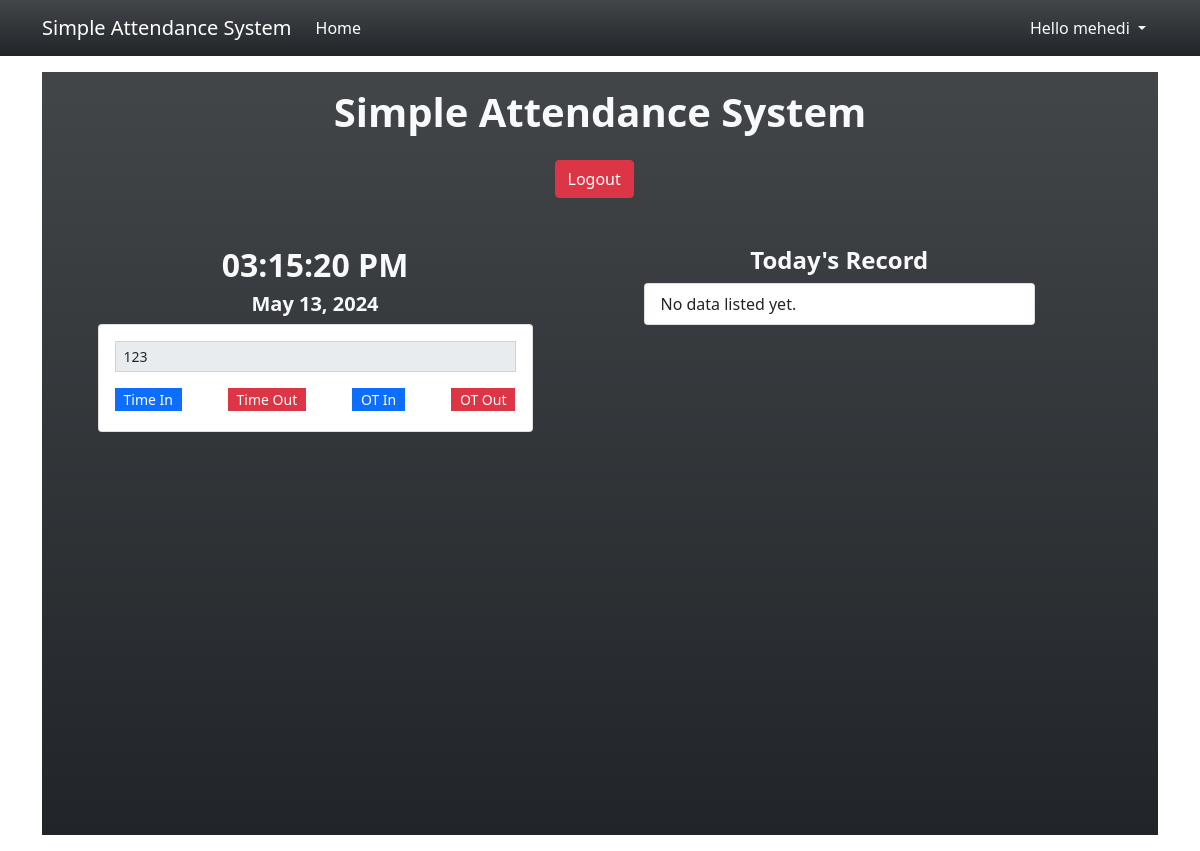
The app's page / (signed in), older data.
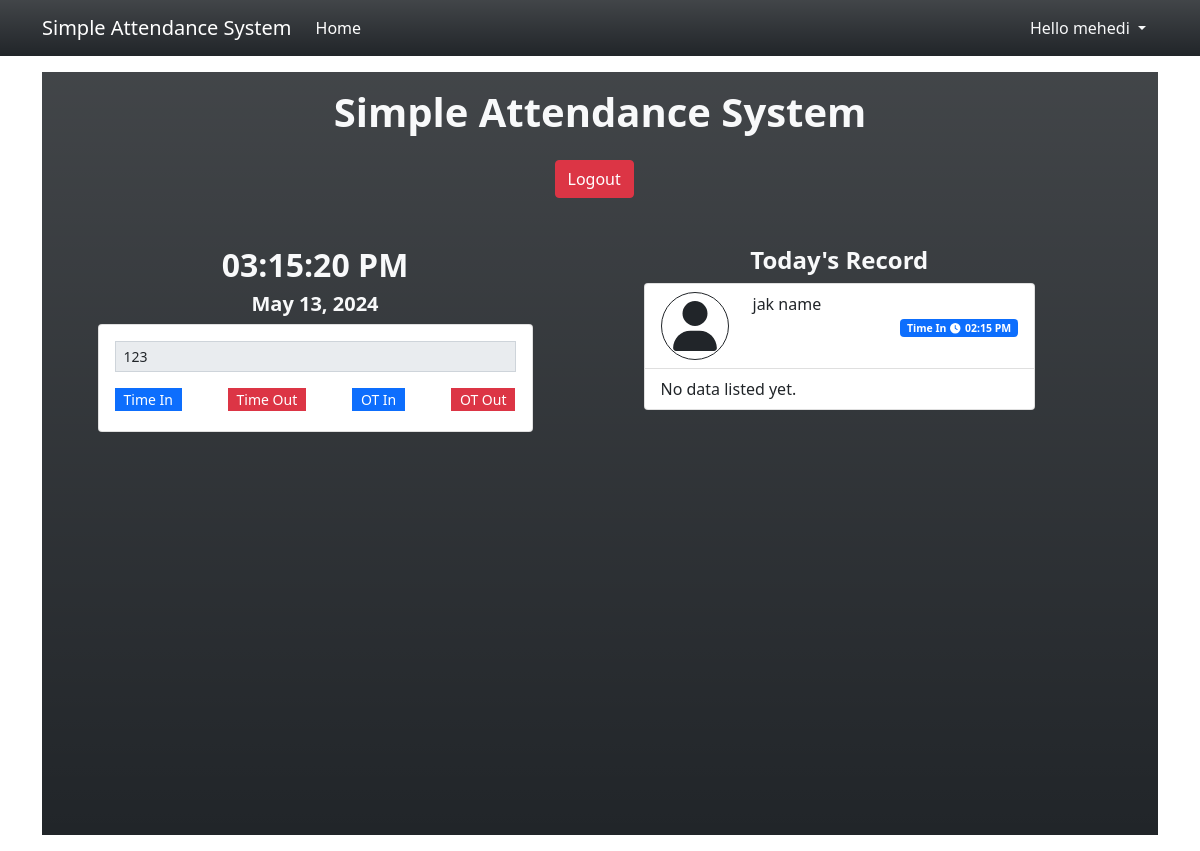
The same page, newer data.
### tables this page shows
CREATE TABLE employee_list (
            `employee_id` INTEGER NOT NULL PRIMARY KEY AUTOINCREMENT,
            `employee_code` TEXT NOT NULL,
            `firstname` TEXT NOT NULL,
            `middlename` TEXT NULL,
            `lastname` TEXT NOT NULL,
            `gender` TEXT NOT NULL,
            `department_id` INTEGER NULL,
            `designation_id` INTEGER NULL,
            `contact` TEXT NOT NULL,
            `email` TEXT NOT NULL,
            `status` INTEGER NOT NULL DEFAULT 1,
            `date_created` TIMESTAMP DEFAULT CURRENT_TIMESTAMP,
            `date_updated` TIMESTAMP NULL, password varchar(255) NULL,
            FOREIGN KEY(`department_id`) REFERENCES `department_list`(`department_id`) ON DELETE SET NULL,
            FOREIGN KEY(`designation_id`) REFERENCES `designation_list`(`designation_id`) ON DELETE SET NULL
        );

CREATE TABLE att_type_list (
            `att_type_id` INTEGER NOT NULL PRIMARY KEY AUTOINCREMENT,
            `name` TEXT NOT NULL,
            `status` INTEGER NOT NULL DEFAULT 1,
            `date_created` TIMESTAMP DEFAULT CURRENT_TIMESTAMP
        );

CREATE TABLE attendance_list (
            `attendance_id` INTEGER NOT NULL PRIMARY KEY AUTOINCREMENT,
            `employee_id` TEXT NOT NULL,
            `att_type_id` TEXT NOT NULL,
            `date_created` TIMESTAMP DEFAULT CURRENT_TIMESTAMP,
            `date_updated` TIMESTAMP NULL,
            FOREIGN KEY(`employee_id`) REFERENCES `employee_list`(`employee_id`) ON DELETE CASCADE,
            FOREIGN KEY(`att_type_id`) REFERENCES `att_type_list`(`att_type_id`) ON DELETE CASCADE
        );

### home.php (the view, shortened to what the changed rows need)
<?php if($_SESSION['type'] == 3): ?>
    <section class="bg-dark bg-gradient text-light">
        <div class="container py-3 d-flex flex-column">
            <div class="w-100 h-25 d-flex  align-items-center">
                <h2 class="text-center w-100 fs-1"><b>Simple Attendance System</b></h2>
            </div>
            <div class="w-100 row flex-grow-1 mt-5">
                <div class="col-md-6 d-flex flex-column align-items-center h-100">
                    <div class="w-100 h-25 d-flex align-items-center">
                        <div class="w-100">
                            <h2 class="text-center"><b><span id="time_display"><?php echo date("h:i A") ?></span></b></h2>
                        </div>
                    </div>
                    <div class="w-100 h-75 d-flex align-items-center">
                        <div class="w-100">
                            <div class="card text-dark col-sm-10 offset-sm-1 align-middle h-auto">
                                <div class="card-body">
                                    <div class="form-group">
                                        <?php
                                            $user = $conn->query("SELECT * FROM employee_list where employee_id = $_SESSION[user_id]");
                                            while($data = $user->fetchArray()){?>
                                            <input type="text" autofocus class="form-control form-control-sm rounded-0" disabled value="<?php echo $data['employee_code']?>" id="employee_code">
                                        <?php }?>
                                    </div>
                                    <div class="form-group d-flex justify-content-between mt-3 mb-1">
                                        <?php
                                        $qry = $conn->query("SELECT * FROM `att_type_list` order by att_type_id asc");
                                        while($row= $qry->fetchArray()):
                                            $bg = 'primary';
                                            if(in_array($row['att_type_id'],array(2,4)))
                                            $bg = 'danger';
                                        ?>
                                        <button class="att_btn btn btn-sm btn-<?php echo $bg ?> rounded-0 py-0" type="button" data-id="<?php echo $row['att_type_id'] ?>"><?php echo $row['name'] ?></button>
                                        <?php endwhile; ?>
                                    </div>
                                </div>
                            </div>
                        </div>
                    </div>
                </div>
                <div class="col-md-6 h-100 d-flex align-items-center">
                    <div class="w-100">
                        <div class="col-sm-9 offset-sm-1">
                            <div class="overflow-auto" style="height:67vh">
                                <ul class="list-group">
                                    <?php
                                    $today = date("Y-m-d");
                                    $att_qry = $conn->query("SELECT a.*,t.name as tname,(e.firstname || ' ' || e.lastname || ' ' || e.middlename) as `fullname` FROM `attendance_list` a inner join employee_list e on a.employee_id = e.employee_id inner join att_type_list t on a.att_type_id = t.att_type_id where date(a.date_created) = '".$today."' ORDER BY strftime('%s', a.date_created) desc");
                                    while($row = $att_qry->fetchArray()):
                                        $bg = "primary";
                                    ?>
                                    <li class="list-group-item att-item" data-id="<?php echo $row['attendance_id'] ?>">
                                    <div class="row row-cols-2">
                                        <div class="col-auto d-flex align-items-center"><span class="fa border border-dark p-2 fa-user rounded-circle" style="width:50px !important;height:50px !important" ></span></div>
                                        <div class="col-auto flex-grow-1 d-flex flex-column">
                                            <div class="w-100">
                                                <?php echo $row['fullname'] ?>
                                            </div>
                                            <div class='w-100 d-flex justify-content-end'>
                                                <small><span class="badge bg-<?php echo $bg ?>"><?php echo $row['tname'] ?><i class="fa fa-clock mx-1"></i><?php echo date("h:i A",strtotime($row['date_created'])) ?></span></small>
                                            </div>
                                        </div>
                                    </div>
                                    </li>
                                    <?php endwhile; ?>
                                </ul>
                            </div>
                        </div>
                    </div>
                </div>
            </div>
        </div>
    </section>
<?php endif; ?>

Row changes from the older to the newer data that the page shows:
added attendance_list: fullname "jak name", att_type.name "Time In", date_created "02:15 PM"
